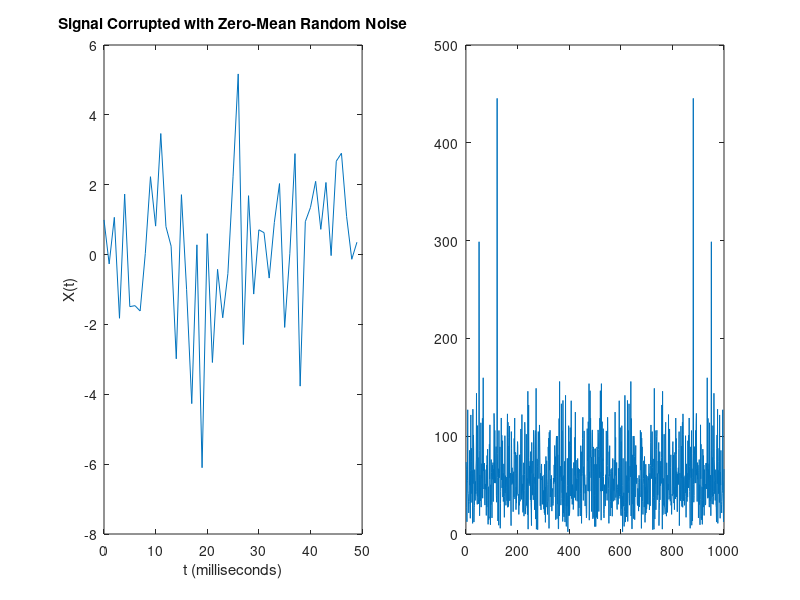

Recreate this plot in MATLAB.
%{
x=0:pi/2:10*pi;
y = sin(x);
z = fft(y);

subplot(211);
plot(x,y);

subplot(212);
plot(x,z);
%}
Fs = 1000;            % Sampling frequency
T = 1/Fs;             % Sampling period
L = 1000;             % Length of signal
t = (0:L-1)*T;        % Time vector
S = 0.7*sin(2*pi*50*t) + sin(2*pi*120*t);
X = S + 2*randn(size(t));
subplot(121);
plot(1000*t(1:50),X(1:50))
title('Signal Corrupted with Zero-Mean Random Noise')
xlabel('t (milliseconds)')
ylabel('X(t)')
Y = fft(X);
y = abs(Y);
subplot(122);
plot(y);